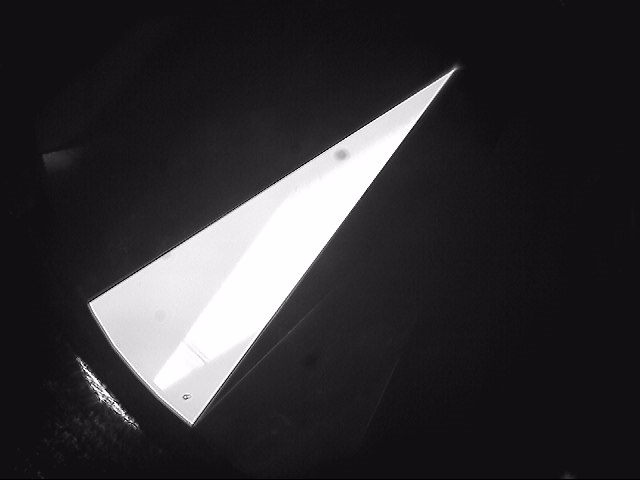
#> input picture img_data/p6.png, 640 x 480 px, found by its file name
$ python distin_shape.py   (older library calls are emulated)
#> lines starting #> are read from the running program, lines starting #| are printed output that depends on the picture; long printed decimals are rounded
import cv2
import numpy as np

scr = cv2.imread('../hori_check/img_data/p6.png')
#> scr is the input picture: shape (480, 640, 3); mean B, G, R 49.6, 47.6, 49.6
h,w,d = np.array(scr).shape
#> h = 480; w = 640; d = 3
scr = cv2.resize(scr,(int(h*0.3),int(w*0.3)))
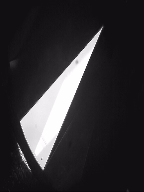
#> scr: shape (192, 144, 3); mean B, G, R 49.6, 47.6, 49.6
scr2 = cv2.imread('../hori_check/img_data/p7.png')
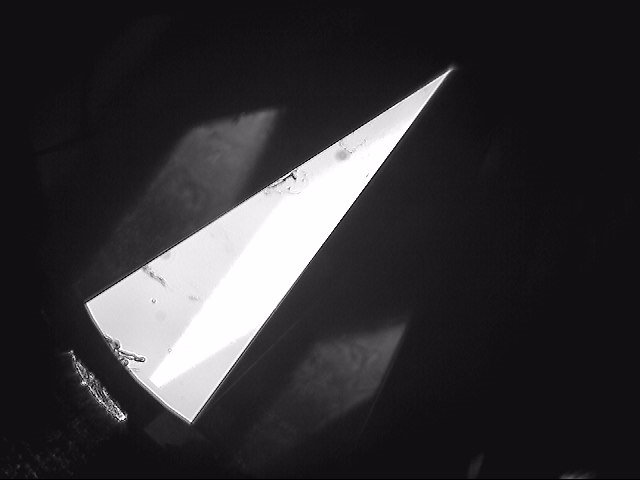
#> input picture img_data/p7.png, 640 x 480 px, found by its file name
#> scr2 is the input picture: shape (480, 640, 3); mean B, G, R 50.7, 48.8, 50.7
h1,w1,d1 = np.array(scr2).shape
#> h1 = 480; w1 = 640; d1 = 3
scr2 = cv2.resize(scr2,(int(h1*0.3),int(w1*0.3)))
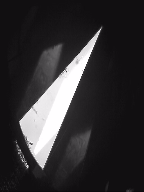
#> scr2: shape (192, 144, 3); mean B, G, R 50.7, 48.7, 50.7
#cv2.namedWindow('f1',cv2.WINDOW_AUTOSIZE)
#cv2.imshow('f1', scr)

def create_rgb_hist(img):
    h,w,c = img.shape
#> h = 192; w = 144; c = 3
    rgbHist = np.zeros([16*16*16,1],np.float32)
    bsize = 256/16
    for row in range(h):
        for col in range(w):
            b = img[row,col,0]
            g = img[row,col,1]
            r = img[row,col,2]
            index = np.int(b/bsize)*16*16 + 16*np.int(g/bsize) +np.int(r/bsize)
            rgbHist[np.int(index),0] = rgbHist[np.int(index),0]+1
#> after the loop, rgbHist = 4096 values, max 10761 at index 273, min 0 at index 1, mean 6.75
    return rgbHist

def hist_compare(img1,img2):
    hist1 = create_rgb_hist(img1)
#> hist1 has the same summary as rgbHist in create_rgb_hist
    hist2 = create_rgb_hist(img2)
#> hist2 = 4096 values, max 9659 at index 273, min 0 at index 1, mean 6.75
    match1 = cv2.compareHist(hist1,hist2,cv2.HISTCMP_BHATTACHARYYA)
#> match1 = 0.103
    match2 = cv2.compareHist(hist1,hist2,cv2.HISTCMP_CORREL)
#> match2 = 0.996
    match3 = cv2.compareHist(hist1,hist2,cv2.HISTCMP_CHISQR)
#> match3 = 6759.8
    print('巴士距离： %s, 相关性：%s， kafang: %s'%(match1,match2,match3))
#| 巴士距离： 0.1031, 相关性：0.9958， kafang: 6759.799
    #print(match2)111

print('------------')
hist_compare(scr,scr2)
cv2.waitKey(0)
